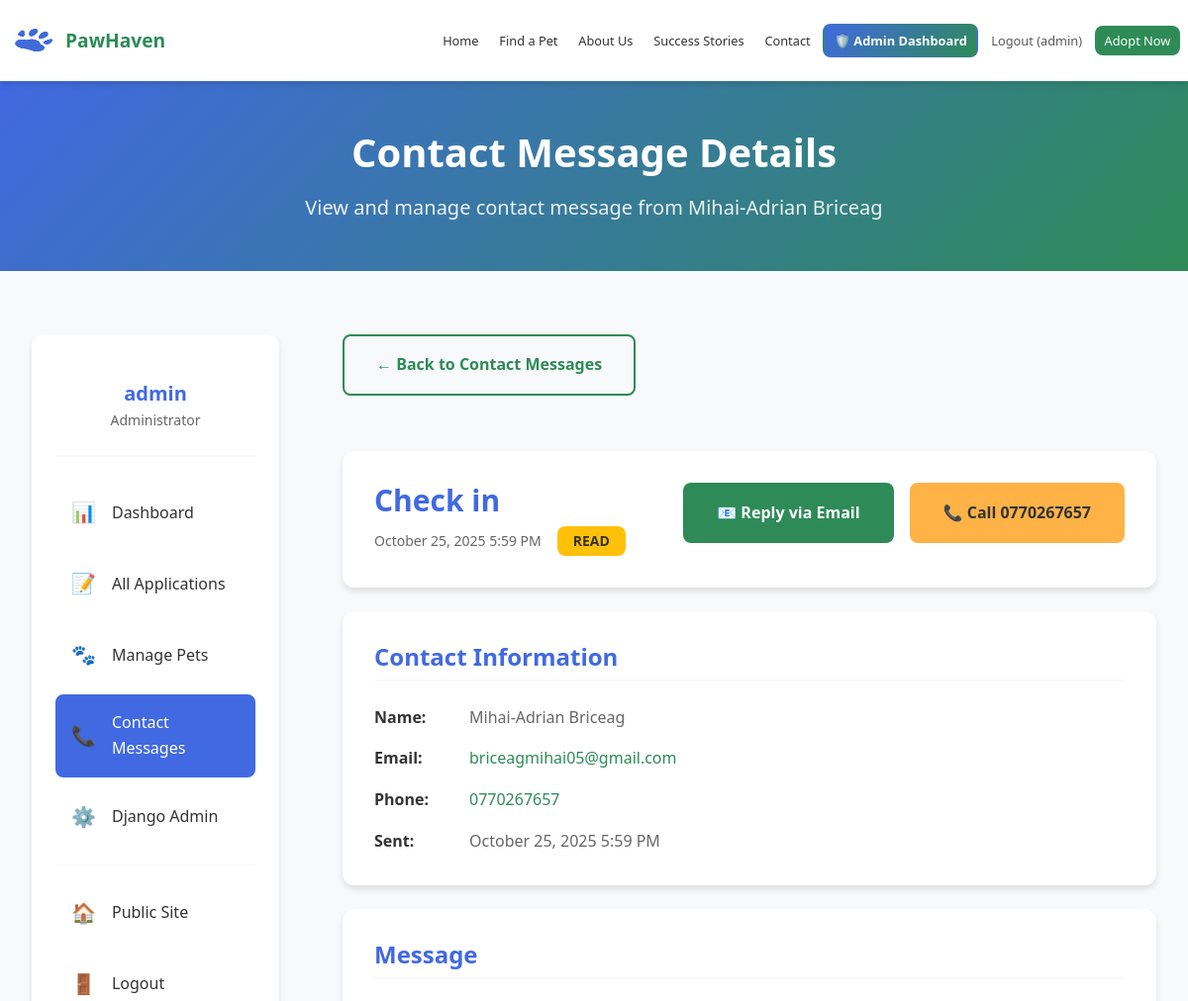
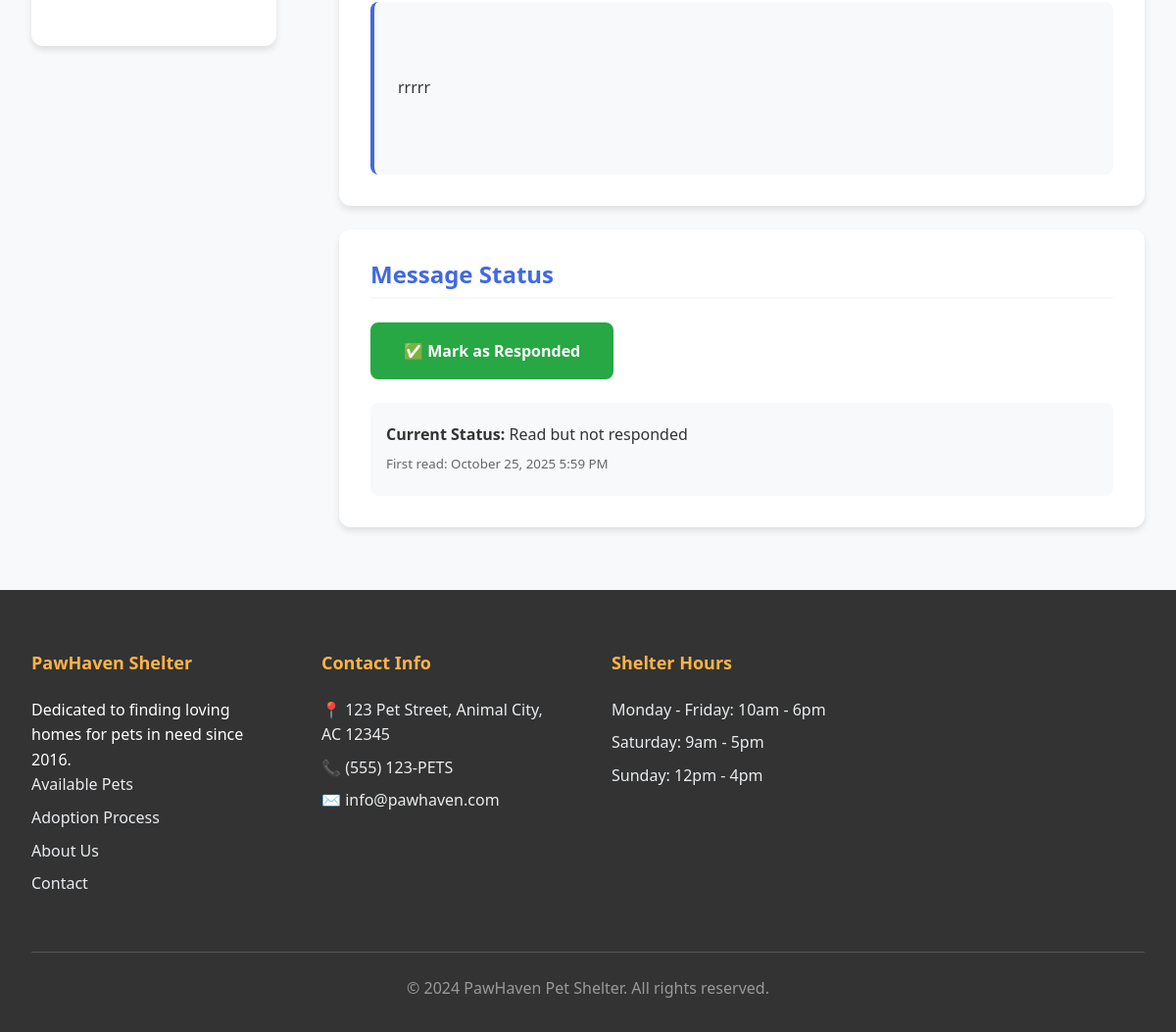
Screenshot of /admin-dashboard/contacts/2/ (signed in) with the database file from the repository (2 pictures, top to bottom).
### shelter/models.py (models this page shows, shortened)
class ContactMessage(models.Model):
    name = models.CharField(max_length=100)
    email = models.EmailField()
    phone = models.CharField(max_length=20, blank=True)
    subject = models.CharField(max_length=200)
    message = models.TextField()
    is_read = models.BooleanField(default=False)
    is_responded = models.BooleanField(default=False)
    created_at = models.DateTimeField(auto_now_add=True)
    class Meta:
        ordering = ['-created_at']
        verbose_name = 'Contact Message'
        verbose_name_plural = 'Contact Messages'

### shelter/views/admin_views.py (the view)
# urls.py: path('admin-dashboard/contacts/<int:contact_id>/', views.admin_contact_detail, name='admin_contact_detail'),
@login_required
@user_passes_test(is_admin_user)
def admin_contact_detail(request, contact_id):
    contact = get_object_or_404(ContactMessage, id=contact_id)
    if not contact.is_read:
        contact.is_read = True
        contact.save()
    context = {
        'contact': contact,
    }
    return render(request, 'shelter/admin/admin_contact_detail.html', context)

### shelter/templates/shelter/admin/admin_contact_detail.html (shortened to what this page needs)
{% extends 'shelter/base.html' %}
{% load static %}
{% block content %}
<section class="admin-hero">
    <div class="container">
        <h1>Contact Message Details</h1>
        <p class="lead">View and manage contact message from {{ contact.name }}</p>
    </div>
</section>
<section class="admin-content">
    <div class="container">
        <div class="admin-layout">
            <aside class="admin-sidebar">
                <nav class="admin-nav">
                    <div class="admin-profile-header">
                        <h4>{{ user.first_name|default:user.username }}</h4>
                        <p class="admin-role">Administrator</p>
                    </div>
                    <a href="{% url 'admin_dashboard' %}" class="nav-item">
                        <span class="nav-icon">📊</span>
                        Dashboard
                    </a>
                    <a href="{% url 'admin_applications' %}" class="nav-item">
                        <span class="nav-icon">📝</span>
                        All Applications
                    </a>
                    <a href="{% url 'admin_pets' %}" class="nav-item">
                        <span class="nav-icon">🐾</span>
                        Manage Pets
                    </a>
                    <a href="{% url 'admin_contacts' %}" class="nav-item active">
                        <span class="nav-icon">📞</span>
                        Contact Messages
                    </a>
                    <a href="/admin/" class="nav-item">
                        <span class="nav-icon">⚙️</span>
                        Django Admin
                    </a>
                    <div class="nav-divider"></div>
                    <a href="{% url 'pets' %}" class="nav-item">
                        <span class="nav-icon">🏠</span>
                        Public Site
                    </a>
                    <a href="{% url 'logout' %}" class="nav-item">
                        <span class="nav-icon">🚪</span>
                        Logout
                    </a>
                </nav>
            </aside>
            <div class="admin-main">
                <div class="back-nav">
                    <a href="{% url 'admin_contacts' %}" class="btn btn-outline">← Back to Contact Messages</a>
                </div>
                <div class="contact-detail-section">
                    <div class="contact-header">
                        <div class="contact-title">
                            <h2>{{ contact.subject }}</h2>
                            <div class="contact-meta">
                                <span class="contact-date">{{ contact.created_at|date:"F d, Y g:i A" }}</span>
                                {% if not contact.is_read %}
                                <span class="status-badge status-new">New</span>
                                {% elif not contact.is_responded %}
                                <span class="status-badge status-read">Read</span>
                                {% else %}
                                <span class="status-badge status-responded">Responded</span>
                                {% endif %}
                            </div>
                        </div>
                        <div class="contact-actions">
                            <a href="mailto:{{ contact.email }}?subject=Re: {{ contact.subject }}" class="btn btn-primary">
                                📧 Reply via Email
                            </a>
                            {% if contact.phone %}
                            <a href="tel:{{ contact.phone }}" class="btn btn-secondary">
                                📞 Call {{ contact.phone }}
                            </a>
                            {% endif %}
                        </div>
                    </div>
                    <div class="sender-info-card">
                        <h3>Contact Information</h3>
                        <div class="sender-details">
                            <div class="info-row">
                                <span class="label">Name:</span>
                                <span class="value">{{ contact.name }}</span>
                            </div>
                            <div class="info-row">
                                <span class="label">Email:</span>
                                <span class="value">
                                    <a href="mailto:{{ contact.email }}">{{ contact.email }}</a>
                                </span>
                            </div>
                            {% if contact.phone %}
                            <div class="info-row">
                                <span class="label">Phone:</span>
                                <span class="value">
                                    <a href="tel:{{ contact.phone }}">{{ contact.phone }}</a>
                                </span>
                            </div>
                            {% endif %}
                            <div class="info-row">
                                <span class="label">Sent:</span>
                                <span class="value">{{ contact.created_at|date:"F d, Y g:i A" }}</span>
                            </div>
                        </div>
                    </div>
                    <div class="message-content-card">
                        <h3>Message</h3>
                        <div class="message-text">
                            {{ contact.message|linebreaks }}
                        </div>
                    </div>
                    <div class="status-management-card">
                        <h3>Message Status</h3>
                        <div class="status-actions">
                            {% if not contact.is_responded %}
                            <form method="post" action="{% url 'admin_update_contact_status' contact.id %}" style="display: inline;">
                                <button type="submit" class="btn btn-success">
                                    ✅ Mark as Responded
                                </button>
                            </form>
                            {% endif %}
                        </div>
                        <div class="status-info">
                            <p><strong>Current Status:</strong>
                                {% if not contact.is_read %}
                                    New message (not read)
                                {% elif not contact.is_responded %}
                                    Read but not responded
                                {% else %}
                                    Responded
                                {% endif %}
                            </p>
                            {% if contact.is_read %}
                            <p><small>First read: {{ contact.created_at|date:"F d, Y g:i A" }}</small></p>
                            {% endif %}
                        </div>
                    </div>
                </div>
            </div>
        </div>
    </div>
</section>
{% endblock %}

### shelter/templates/shelter/base.html (shortened to what this page needs)
{% load static %}
<!DOCTYPE html>
<html lang="en">
<head>
    <link rel="stylesheet" href="{% static 'shelter/css/main.css' %}">
</head>
<body>
    <header class="main-header">
        <nav class="navbar">
            <div class="nav-container">
                <div class="nav-logo">
                    <img src="{% static 'shelter/images/icons/logo.png' %}" alt="PawHaven Logo">
                    <span class="logo-text">PawHaven</span>
                </div>
                <ul class="nav-menu">
                    <li><a href="{% url 'home' %}" class="nav-link {% if request.resolver_match.url_name == 'home' %}active{% endif %}">Home</a></li>
                    <li><a href="{% url 'pets' %}" class="nav-link {% if request.resolver_match.url_name == 'pets' %}active{% endif %}">Find a Pet</a></li>
                    <li><a href="{% url 'about' %}" class="nav-link {% if request.resolver_match.url_name == 'about' %}active{% endif %}">About Us</a></li>
                    <li><a href="{% url 'success_stories' %}" class="nav-link {% if request.resolver_match.url_name == 'success_stories' %}active{% endif %}">Success Stories</a></li>
                    <li><a href="{% url 'contact' %}" class="nav-link {% if request.resolver_match.url_name == 'contact' %}active{% endif %}">Contact</a></li>
                    {% if user.is_authenticated %}
                        {% if user.is_staff or user.is_superuser %}
                        <li><a href="{% url 'admin_dashboard' %}" class="nav-link admin-nav-link ">
                            🛡️ Admin Dashboard
                        </a></li>
                        {% else %}
                        <li><a href="{% url 'account' %}" class="nav-link {% if request.resolver_match.url_name == 'account' or request.resolver_match.url_name == 'user_applications' %}active{% endif %}">My Account</a></li>
                        {% endif %}
                        <li><a href="{% url 'logout' %}" class="nav-link logout-link">Logout ({{ user.username }})</a></li>
                    {% else %}
                        <li><a href="{% url 'site_login' %}" class="nav-link {% if request.resolver_match.url_name == 'site_login' %}active{% endif %}">Login</a></li>
                        <li><a href="{% url 'register' %}" class="nav-link {% if request.resolver_match.url_name == 'register' %}active{% endif %}">Register</a></li>
                    {% endif %}
                    <li><a href="{% url 'adoption_gate' %}" class="nav-link btn-adopt">Adopt Now</a></li>
                </ul>
            </div>
        </nav>
    </header>
    <main class="main-content">
        {% block content %}
        {% endblock %}
    </main>
    <footer class="main-footer">
        <div class="container">
            <div class="footer-content">
                <div class="footer-section">
                    <h4>PawHaven Shelter</h4>
                    <p>Dedicated to finding loving homes for pets in need since 2016.</p>
                    <ul>
                        <li><a href="{% url 'pets' %}">Available Pets</a></li>
                        <li><a href="{% url 'adoption_process' %}">Adoption Process</a></li>
                        <li><a href="{% url 'about' %}">About Us</a></li>
                        <li><a href="{% url 'contact' %}">Contact</a></li>
                    </ul>
                </div>
                <div class="footer-section">
                    <h4>Contact Info</h4>
                    <div class="contact-info">
                        <p>📍 123 Pet Street, Animal City, AC 12345</p>
                        <p>📞 (555) 123-PETS</p>
                        <p>✉️ info@pawhaven.com</p>
                    </div>
                </div>
                <div class="footer-section">
                    <h4>Shelter Hours</h4>
                    <div class="hours">
                        <p>Monday - Friday: 10am - 6pm</p>
                        <p>Saturday: 9am - 5pm</p>
                        <p>Sunday: 12pm - 4pm</p>
                    </div>
                </div>
            </div>
            <div class="footer-bottom">
                <p>&copy; 2024 PawHaven Pet Shelter. All rights reserved.</p>
            </div>
        </div>
    </footer>
</body>
</html>

### rows the page displays
ContactMessage: name "Mihai-Adrian Briceag", subject "Check in", created_at "October 25, 2025 5:59 PM", phone "0770267657", email "briceagmihai05@gmail.com", message "rrrrr"

### other values shown
{{ user.username }} "admin"
{{ user.first_name|default:user.username }} "admin"
